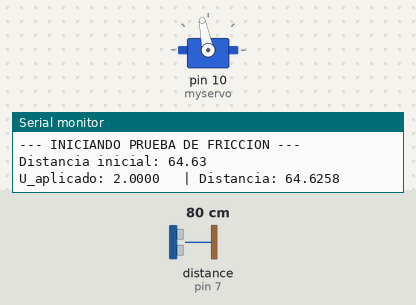
Bench run of a sketch on a simulated Arduino Uno, built with avr-gcc and run on an emulated ATmega328P. Parts: servo, the last lines printed to the serial monitor. The test bench sets the inputs (shaded band); at power-on: distance to the obstacle (sensor on pin 7) 80 cm. The echo pulse lasts 58.3 µs per cm.

Above: at 5.1 s.
At 19.5 s:
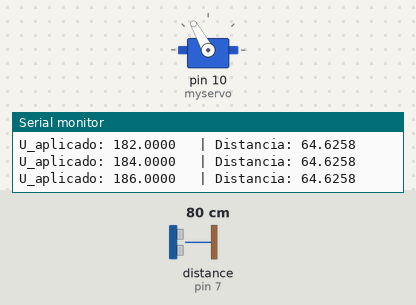
At 35.8 s:
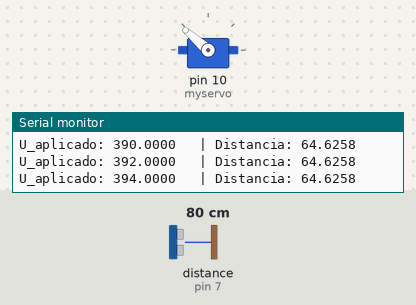
Timing chart, 0 to 37.3 s (numbered marks = the images above):
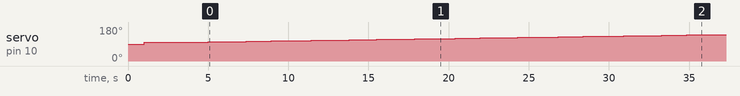

Measured:
- by itself, servo on pin 10 (myservo): moves from 90° to 139° over 34.8 s

The sketch:

rompe_friccion.ino
```cpp
#include <Arduino.h>
#include <NewPing.h>

#include "config.h"
#include "servo_mod.h"

/* --- Vars SR04 --- */
NewPing sonar(TRIGGER_PIN, ECHO_PIN, MAX_DISTANCE);

/* --- Parámetros de la prueba --- */
float u_test = 0.0;
float step_u = 2; // Ajustá este valor según qué tan rápido querés que suba la rampa
float dist_inicial = 0.0;

void setup() {
  Serial.begin(115200);

  // Inicialización del servo
  myservo.attach(10);
  delay(1000);
  myservo.writeMicroseconds(ORIGEN_U);

  // Aseguramos que la acción de control arranque en 0 (barra horizontal)
  actuador(0);
  delay(2000);

  // Leemos la distancia inicial donde posicionaste la bola
  unsigned long time_ping = sonar.ping();
  dist_inicial = time_ping / (2.0 * 29.287) - ORIGEN_D;

  Serial.println("--- INICIANDO PRUEBA DE FRICCION ---");
  Serial.print("Distancia inicial: ");
  Serial.println(dist_inicial);
  delay(2000);
}

void loop() {
  // 1. Incrementar 'u' gradualmente
  u_test += step_u;
  actuador(u_test);

  // 2. Medir la distancia actual de la bola
  unsigned long time_ping = sonar.ping();
  float dist_actual = time_ping / (2.0 * 29.287) - ORIGEN_D;

  // 3. Imprimir por pantalla (para el Monitor Serie o Serial Plotter)
  Serial.print("U_aplicado: ");
  Serial.print(u_test, 4);
  Serial.print("\t | Distancia: ");
  Serial.println(dist_actual, 4);

  // 4. Pausa para que la rampa suba lentamente
  // Te da tiempo de ver en pantalla el valor exacto de 'u' cuando la bola se mueve
  delay(150);
}
```

servo_mod.h
```cpp
#ifndef HARDWARE_SERVO_H
#define HARDWARE_SERVO_H

#include <Servo.h>

#define ORIGEN_U        1580
#define SERVO_PIN       9
#define SAT_MAX         400
#define SAT_MIN        -400

// Instancia global del servo
Servo myservo;


void actuador(float u) {
    if (u > SAT_MAX) u = SAT_MAX;
    if (u < SAT_MIN) u = SAT_MIN;

    int pwm_out = ORIGEN_U + (int)u;

    myservo.writeMicroseconds(pwm_out);
}

#endif
```

config.h
```cpp
#ifndef CONFIG_H
#define CONFIG_H

#define T_LOOP_US       20000
#define US_2_SEG        1000000.0
#define FREC_ENVIO      1

#define GYRO_X_OFFSET   +3.04
#define ALPHA           0.1
#define ORIGEN_D        15.0

/* --- Sensor de distancia --- */
const int TRIGGER_PIN  = 6;
const int ECHO_PIN     = 7;
const int MAX_DISTANCE = 450;
const int MIN_DISTANCE = 30;

/* --- Condiciones Iniciales --- */
#define INITIAL_ANGLE       0
#define INITIAL_W           0
#define INITIAL_D           0
#define INITIAL_V           0
#define REF_D_INICIAL       0.0
#define REF_ANGLE_INICIAL   0.0

/* --- Acción integral --- */
#define ANTI_WINDUP_MAX     +5000.0
#define ANTI_WINDUP_MIN     -ANTI_WINDUP_MAX

#endif
```
